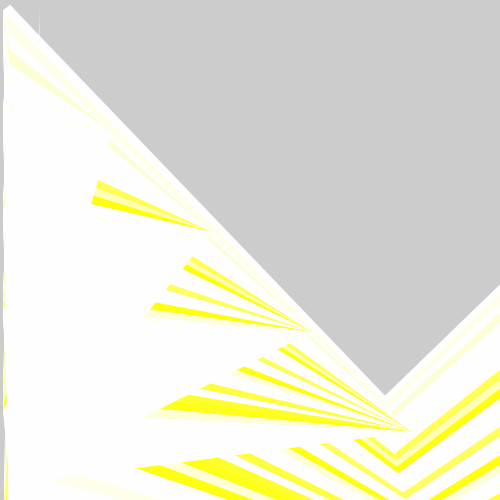
Frame 1 (no input)
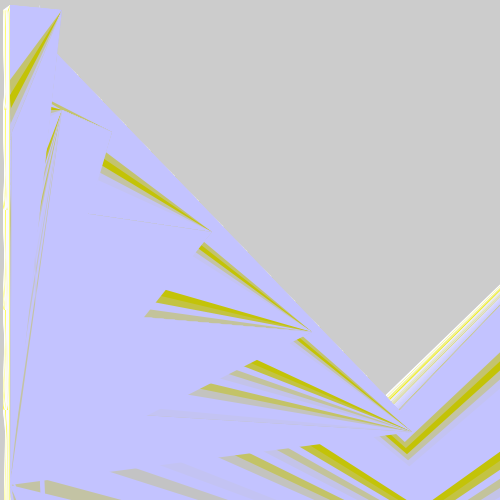
Frame 60 (the mouse pressed at the canvas centre just before this capture)
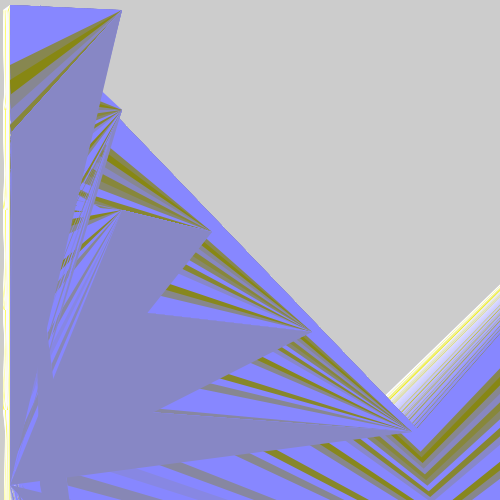
Frame 120 (the mouse held since frame 60 and released just before this capture)

The Processing sketch that drew these frames (run headless with seeded random() and noise(); from frame 60 on, the mouse is pressed at the canvas centre):

// Processing sketch: processing_57766
// ── processing_57766.pde

int pos = 2;
int bajacolor = 255;

void setup () {
  size (500, 500);
  frameRate (50);
}

void draw (){
  pos ++;
  bajacolor --;
  for (int i = 5 ; i < 500; i += 15) {
    fill (bajacolor, bajacolor, random(897));
    noStroke();
    triangle(10, i, pos, 10, 12, 132);
    triangle(10, i, pos, 110, 112, 132);
    triangle (10, i, pos, 900, 78, 765);
    triangle(789, i, pos, 765,345, 675);
    triangle(40, i, pos, 895, 34, 234);
    triangle(10, i, pos, 210, 212, 232);
    triangle(10, i, pos, 310, 312, 332);
    triangle(10, i, pos, 410, 412, 432);
    triangle(10, i, pos, 610, 612, 632);
    
    if (pos == 255)
      noLoop ();
    }
  {}
}
